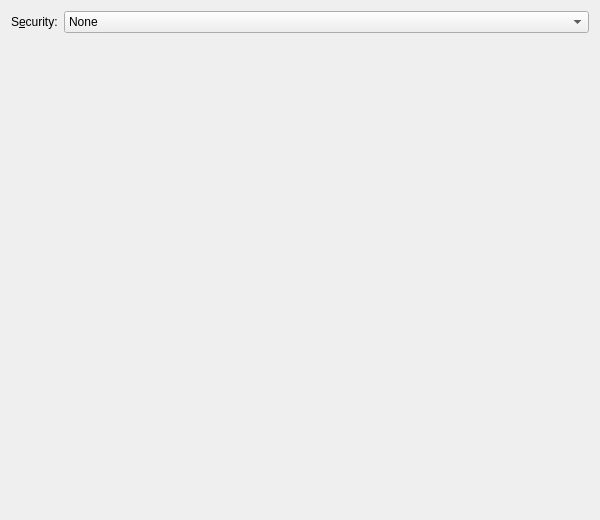
<?xml version="1.0" encoding="UTF-8"?>
<ui version="4.0">
 <author>Lukáš Tinkl &lt;ltinkl@redhat.com&gt;</author>
 <class>WifiSecurity</class>
 <widget class="QWidget" name="WifiSecurity">
  <property name="geometry">
   <rect>
    <x>0</x>
    <y>0</y>
    <width>600</width>
    <height>520</height>
   </rect>
  </property>
  <property name="windowTitle">
   <string>Wifi Security</string>
  </property>
  <layout class="QGridLayout" name="gridLayout">
   <item row="0" column="1">
    <widget class="QComboBox" name="securityCombo">
     <property name="sizePolicy">
      <sizepolicy hsizetype="MinimumExpanding" vsizetype="Fixed">
       <horstretch>0</horstretch>
       <verstretch>0</verstretch>
      </sizepolicy>
     </property>
     <item>
      <property name="text">
       <string>None</string>
      </property>
     </item>
     <item>
      <property name="text">
       <string>WEP key or passphrase</string>
      </property>
     </item>
     <item>
      <property name="text">
       <string>LEAP</string>
      </property>
     </item>
     <item>
      <property name="text">
       <string>Dynamic WEP (802.1x)</string>
      </property>
     </item>
     <item>
      <property name="text">
       <string>WPA &amp; WPA2 Personal</string>
      </property>
     </item>
     <item>
      <property name="text">
       <string>WPA &amp; WPA2 Enterprise</string>
      </property>
     </item>
    </widget>
   </item>
   <item row="0" column="0">
    <widget class="QLabel" name="label">
     <property name="text">
      <string>S&amp;ecurity:</string>
     </property>
     <property name="buddy">
      <cstring>securityCombo</cstring>
     </property>
    </widget>
   </item>
   <item row="1" column="0" colspan="2">
    <widget class="QStackedWidget" name="stackedWidget">
     <property name="currentIndex">
      <number>0</number>
     </property>
     <widget class="QWidget" name="securityNone"/>
     <widget class="QWidget" name="securityWep">
      <layout class="QFormLayout" name="formLayout">
       <item row="0" column="0">
        <widget class="QLabel" name="label_2">
         <property name="text">
          <string>&amp;Key:</string>
         </property>
         <property name="buddy">
          <cstring>wepKey</cstring>
         </property>
        </widget>
       </item>
       <item row="0" column="1">
        <widget class="KLineEdit" name="wepKey">
         <property name="maxLength">
          <number>26</number>
         </property>
         <property name="passwordMode">
          <bool>true</bool>
         </property>
        </widget>
       </item>
       <item row="1" column="1">
        <widget class="QCheckBox" name="cbShowWepKey">
         <property name="text">
          <string>&amp;Show key</string>
         </property>
        </widget>
       </item>
       <item row="2" column="0">
        <widget class="QLabel" name="label_3">
         <property name="text">
          <string>WEP index&amp;:</string>
         </property>
         <property name="buddy">
          <cstring>wepIndex</cstring>
         </property>
        </widget>
       </item>
       <item row="2" column="1">
        <widget class="QComboBox" name="wepIndex">
         <property name="sizePolicy">
          <sizepolicy hsizetype="MinimumExpanding" vsizetype="Fixed">
           <horstretch>0</horstretch>
           <verstretch>0</verstretch>
          </sizepolicy>
         </property>
         <item>
          <property name="text">
           <string>1 (default)</string>
          </property>
         </item>
         <item>
          <property name="text">
           <string>2</string>
          </property>
         </item>
         <item>
          <property name="text">
           <string>3</string>
          </property>
         </item>
         <item>
          <property name="text">
           <string>4</string>
          </property>
         </item>
        </widget>
       </item>
       <item row="3" column="0">
        <widget class="QLabel" name="label_4">
         <property name="text">
          <string>Au&amp;thentication:</string>
         </property>
         <property name="buddy">
          <cstring>wepAuth</cstring>
         </property>
        </widget>
       </item>
       <item row="3" column="1">
        <widget class="QComboBox" name="wepAuth">
         <property name="sizePolicy">
          <sizepolicy hsizetype="MinimumExpanding" vsizetype="Fixed">
           <horstretch>0</horstretch>
           <verstretch>0</verstretch>
          </sizepolicy>
         </property>
         <item>
          <property name="text">
           <string>Open System</string>
          </property>
         </item>
         <item>
          <property name="text">
           <string>Shared Key</string>
          </property>
         </item>
        </widget>
       </item>
      </layout>
     </widget>
     <widget class="QWidget" name="securityLeap">
      <layout class="QFormLayout" name="formLayout_3">
       <item row="0" column="0">
        <widget class="QLabel" name="label_8">
         <property name="text">
          <string>&amp;Username:</string>
         </property>
         <property name="buddy">
          <cstring>leapUsername</cstring>
         </property>
        </widget>
       </item>
       <item row="0" column="1">
        <widget class="QLineEdit" name="leapUsername"/>
       </item>
       <item row="1" column="0">
        <widget class="QLabel" name="label_9">
         <property name="text">
          <string>&amp;Password:</string>
         </property>
         <property name="buddy">
          <cstring>leapPassword</cstring>
         </property>
        </widget>
       </item>
       <item row="1" column="1">
        <widget class="KLineEdit" name="leapPassword">
         <property name="passwordMode">
          <bool>true</bool>
         </property>
        </widget>
       </item>
       <item row="2" column="1">
        <widget class="QCheckBox" name="cbShowLeapPassword">
         <property name="text">
          <string>&amp;Show password</string>
         </property>
        </widget>
       </item>
      </layout>
     </widget>
     <widget class="QWidget" name="securityDynamicWep"/>
     <widget class="QWidget" name="securityWpaPersonal">
      <layout class="QFormLayout" name="formLayout_4">
       <item row="0" column="0">
        <widget class="QLabel" name="label_10">
         <property name="text">
          <string>&amp;Password:</string>
         </property>
         <property name="buddy">
          <cstring>psk</cstring>
         </property>
        </widget>
       </item>
       <item row="0" column="1">
        <widget class="KLineEdit" name="psk">
         <property name="passwordMode">
          <bool>true</bool>
         </property>
        </widget>
       </item>
       <item row="1" column="1">
        <widget class="QCheckBox" name="cbShowPsk">
         <property name="text">
          <string>&amp;Show password</string>
         </property>
        </widget>
       </item>
      </layout>
     </widget>
     <widget class="QWidget" name="securityWpaEnterprise"/>
    </widget>
   </item>
  </layout>
 </widget>
 <customwidgets>
  <customwidget>
   <class>KLineEdit</class>
   <extends>QLineEdit</extends>
   <header>klineedit.h</header>
  </customwidget>
 </customwidgets>
 <resources/>
 <connections>
  <connection>
   <sender>stackedWidget</sender>
   <signal>currentChanged(int)</signal>
   <receiver>securityCombo</receiver>
   <slot>setCurrentIndex(int)</slot>
   <hints>
    <hint type="sourcelabel">
     <x>338</x>
     <y>155</y>
    </hint>
    <hint type="destinationlabel">
     <x>332</x>
     <y>11</y>
    </hint>
   </hints>
  </connection>
  <connection>
   <sender>securityCombo</sender>
   <signal>currentIndexChanged(int)</signal>
   <receiver>stackedWidget</receiver>
   <slot>setCurrentIndex(int)</slot>
   <hints>
    <hint type="sourcelabel">
     <x>85</x>
     <y>15</y>
    </hint>
    <hint type="destinationlabel">
     <x>85</x>
     <y>79</y>
    </hint>
   </hints>
  </connection>
 </connections>
</ui>
